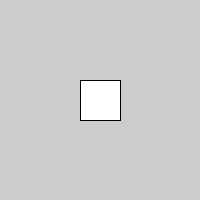
Frame 1 (no input)
Frame 60 (the mouse pressed at the canvas centre just before this capture): identical to frame 1, image omitted
Frame 120 (the mouse held since frame 60 and released just before this capture): identical to frame 1, image omitted

The Processing sketch that drew this single still picture (run headless with seeded random() and noise(); from frame 60 on, the mouse is pressed at the canvas centre):

// Processing sketch: lista3_q8
// ── lista3_q8.pde

void setup(){
  
  size(200, 200);
  //noStroke();
  
  
}


void draw(){
  
  
  rect((width/2)-20, (height/2)-20, 40, 40);
  switch(key){
    case 'r':
    case 'R':
    fill(255, 0, 0);
    break;
    case 'g':
    case 'G':
    fill(0, 255, 0);
    break;
    case 'b':
    case 'B':
    fill(0, 0, 255);
    break;
    default:
    println("As teclas válidas são R ou r, G ou g e B ou b");
    break;
  }


}
